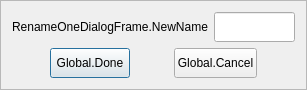
<?xml version="1.0" encoding="UTF-8"?>
<ui version="4.0">
 <class>RenameOneDialogFrame</class>
 <widget class="QFrame" name="RenameOneDialogFrame">
  <property name="geometry">
   <rect>
    <x>0</x>
    <y>0</y>
    <width>307</width>
    <height>90</height>
   </rect>
  </property>
  <property name="windowTitle">
   <string>Frame</string>
  </property>
  <property name="frameShape">
   <enum>QFrame::StyledPanel</enum>
  </property>
  <property name="frameShadow">
   <enum>QFrame::Raised</enum>
  </property>
  <layout class="QVBoxLayout" name="verticalLayout">
   <item>
    <layout class="QHBoxLayout" name="horizontalLayout_2">
     <item>
      <widget class="QLabel" name="label">
       <property name="text">
        <string>RenameOneDialogFrame.NewName</string>
       </property>
      </widget>
     </item>
     <item>
      <widget class="QLineEdit" name="lineNewName">
       <property name="minimumSize">
        <size>
         <width>0</width>
         <height>30</height>
        </size>
       </property>
      </widget>
     </item>
    </layout>
   </item>
   <item>
    <layout class="QHBoxLayout" name="horizontalLayout">
     <item>
      <spacer name="horizontalSpacer_2">
       <property name="orientation">
        <enum>Qt::Horizontal</enum>
       </property>
       <property name="sizeHint" stdset="0">
        <size>
         <width>40</width>
         <height>20</height>
        </size>
       </property>
      </spacer>
     </item>
     <item>
      <widget class="QPushButton" name="buttonDialogDone">
       <property name="minimumSize">
        <size>
         <width>80</width>
         <height>30</height>
        </size>
       </property>
       <property name="text">
        <string>Global.Done</string>
       </property>
       <property name="autoDefault">
        <bool>false</bool>
       </property>
       <property name="default">
        <bool>true</bool>
       </property>
      </widget>
     </item>
     <item>
      <spacer name="horizontalSpacer">
       <property name="orientation">
        <enum>Qt::Horizontal</enum>
       </property>
       <property name="sizeHint" stdset="0">
        <size>
         <width>40</width>
         <height>20</height>
        </size>
       </property>
      </spacer>
     </item>
     <item>
      <widget class="QPushButton" name="buttonDialogCancel">
       <property name="minimumSize">
        <size>
         <width>80</width>
         <height>30</height>
        </size>
       </property>
       <property name="text">
        <string>Global.Cancel</string>
       </property>
      </widget>
     </item>
     <item>
      <spacer name="horizontalSpacer_3">
       <property name="orientation">
        <enum>Qt::Horizontal</enum>
       </property>
       <property name="sizeHint" stdset="0">
        <size>
         <width>40</width>
         <height>20</height>
        </size>
       </property>
      </spacer>
     </item>
    </layout>
   </item>
  </layout>
 </widget>
 <resources/>
 <connections/>
</ui>
